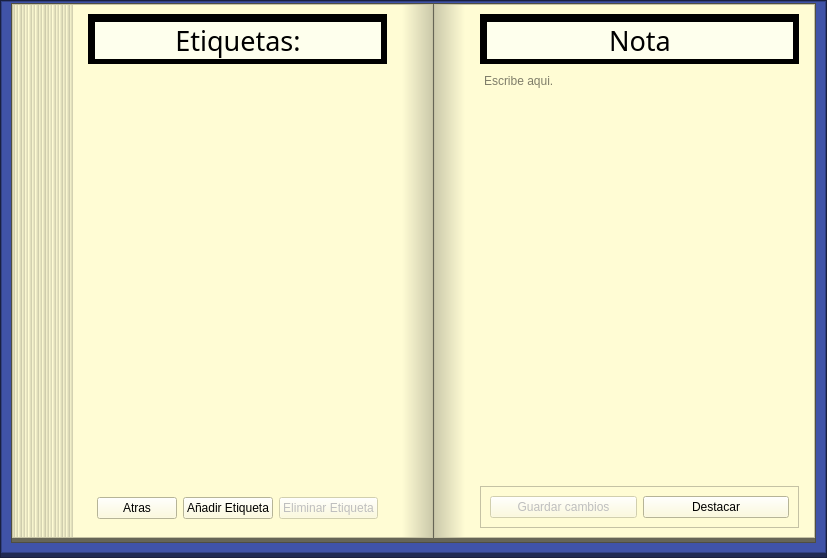
<?xml version="1.0" encoding="UTF-8"?>
<ui version="4.0">
 <class>WNota</class>
 <widget class="QWidget" name="WNota">
  <property name="geometry">
   <rect>
    <x>0</x>
    <y>0</y>
    <width>827</width>
    <height>558</height>
   </rect>
  </property>
  <property name="windowTitle">
   <string>Form</string>
  </property>
  <layout class="QVBoxLayout" name="verticalLayout">
   <property name="spacing">
    <number>0</number>
   </property>
   <property name="leftMargin">
    <number>0</number>
   </property>
   <property name="topMargin">
    <number>0</number>
   </property>
   <property name="rightMargin">
    <number>0</number>
   </property>
   <property name="bottomMargin">
    <number>0</number>
   </property>
   <item>
    <widget class="QFrame" name="frame">
     <property name="styleSheet">
      <string notr="true">background-color: rgb(32, 42, 84);</string>
     </property>
     <property name="frameShape">
      <enum>QFrame::StyledPanel</enum>
     </property>
     <property name="frameShadow">
      <enum>QFrame::Raised</enum>
     </property>
     <layout class="QVBoxLayout" name="verticalLayout_5">
      <property name="spacing">
       <number>0</number>
      </property>
      <property name="leftMargin">
       <number>0</number>
      </property>
      <property name="topMargin">
       <number>0</number>
      </property>
      <property name="rightMargin">
       <number>0</number>
      </property>
      <property name="bottomMargin">
       <number>4</number>
      </property>
      <item>
       <widget class="QFrame" name="frame_2">
        <property name="styleSheet">
         <string notr="true">background-color: rgb(64, 83, 168);</string>
        </property>
        <property name="frameShape">
         <enum>QFrame::StyledPanel</enum>
        </property>
        <property name="frameShadow">
         <enum>QFrame::Raised</enum>
        </property>
        <layout class="QVBoxLayout" name="verticalLayout_2">
         <property name="spacing">
          <number>2</number>
         </property>
         <property name="sizeConstraint">
          <enum>QLayout::SetNoConstraint</enum>
         </property>
         <property name="leftMargin">
          <number>9</number>
         </property>
         <property name="topMargin">
          <number>1</number>
         </property>
         <property name="rightMargin">
          <number>9</number>
         </property>
         <property name="bottomMargin">
          <number>9</number>
         </property>
         <item>
          <widget class="QFrame" name="frame_16">
           <property name="styleSheet">
            <string notr="true">background-color: rgb(102, 101, 86);</string>
           </property>
           <property name="frameShape">
            <enum>QFrame::StyledPanel</enum>
           </property>
           <property name="frameShadow">
            <enum>QFrame::Plain</enum>
           </property>
           <layout class="QHBoxLayout" name="horizontalLayout_4">
            <property name="spacing">
             <number>1</number>
            </property>
            <property name="leftMargin">
             <number>0</number>
            </property>
            <property name="topMargin">
             <number>0</number>
            </property>
            <property name="rightMargin">
             <number>0</number>
            </property>
            <property name="bottomMargin">
             <number>4</number>
            </property>
            <item>
             <widget class="QFrame" name="frame_3">
              <property name="styleSheet">
               <string notr="true">background-color: rgb(255, 252, 212);</string>
              </property>
              <property name="frameShape">
               <enum>QFrame::StyledPanel</enum>
              </property>
              <property name="frameShadow">
               <enum>QFrame::Raised</enum>
              </property>
              <layout class="QHBoxLayout" name="horizontalLayout_3">
               <property name="leftMargin">
                <number>0</number>
               </property>
               <property name="topMargin">
                <number>0</number>
               </property>
               <property name="rightMargin">
                <number>0</number>
               </property>
               <property name="bottomMargin">
                <number>0</number>
               </property>
               <item>
                <widget class="QFrame" name="frame_11">
                 <property name="minimumSize">
                  <size>
                   <width>0</width>
                   <height>0</height>
                  </size>
                 </property>
                 <property name="styleSheet">
                  <string notr="true">background-color: qlineargradient(spread:repeat,   x1:0.943, y1:1, x2:1, y2:1, stop:0 rgba(255, 252, 212, 255), stop:1 rgba(204, 202, 171, 255));</string>
                 </property>
                 <property name="frameShape">
                  <enum>QFrame::NoFrame</enum>
                 </property>
                 <property name="frameShadow">
                  <enum>QFrame::Raised</enum>
                 </property>
                 <layout class="QVBoxLayout" name="verticalLayout_18">
                  <property name="spacing">
                   <number>0</number>
                  </property>
                  <property name="leftMargin">
                   <number>60</number>
                  </property>
                  <property name="topMargin">
                   <number>0</number>
                  </property>
                  <property name="rightMargin">
                   <number>0</number>
                  </property>
                  <property name="bottomMargin">
                   <number>0</number>
                  </property>
                 </layout>
                </widget>
               </item>
               <item>
                <widget class="QFrame" name="frame_6">
                 <property name="styleSheet">
                  <string notr="true">background-color: rgb(255, 252, 212);</string>
                 </property>
                 <property name="frameShape">
                  <enum>QFrame::NoFrame</enum>
                 </property>
                 <property name="frameShadow">
                  <enum>QFrame::Raised</enum>
                 </property>
                 <layout class="QVBoxLayout" name="verticalLayout_7">
                  <item>
                   <widget class="QFrame" name="frame_8">
                    <property name="minimumSize">
                     <size>
                      <width>0</width>
                      <height>40</height>
                     </size>
                    </property>
                    <property name="styleSheet">
                     <string notr="true">background-color: rgb(0, 0, 0);</string>
                    </property>
                    <property name="frameShape">
                     <enum>QFrame::StyledPanel</enum>
                    </property>
                    <property name="frameShadow">
                     <enum>QFrame::Raised</enum>
                    </property>
                    <layout class="QVBoxLayout" name="verticalLayout_8">
                     <property name="spacing">
                      <number>5</number>
                     </property>
                     <property name="leftMargin">
                      <number>6</number>
                     </property>
                     <property name="topMargin">
                      <number>7</number>
                     </property>
                     <property name="rightMargin">
                      <number>5</number>
                     </property>
                     <property name="bottomMargin">
                      <number>4</number>
                     </property>
                     <item>
                      <widget class="QLabel" name="labelEtiquetas">
                       <property name="font">
                        <font>
                         <family>Lucida Handwriting</family>
                         <pointsize>20</pointsize>
                         <weight>50</weight>
                         <italic>false</italic>
                         <bold>false</bold>
                        </font>
                       </property>
                       <property name="styleSheet">
                        <string notr="true">font: 20pt &quot;Lucida Handwriting&quot;;
background-color: rgb(254, 255, 237);</string>
                       </property>
                       <property name="text">
                        <string>Etiquetas:</string>
                       </property>
                       <property name="alignment">
                        <set>Qt::AlignCenter</set>
                       </property>
                      </widget>
                     </item>
                    </layout>
                   </widget>
                  </item>
                  <item>
                   <widget class="QListView" name="listViewEtiquetas">
                    <property name="styleSheet">
                     <string notr="true">font: 16pt &quot;Lucida Handwriting&quot;;</string>
                    </property>
                    <property name="frameShape">
                     <enum>QFrame::NoFrame</enum>
                    </property>
                    <property name="flow">
                     <enum>QListView::TopToBottom</enum>
                    </property>
                    <property name="viewMode">
                     <enum>QListView::IconMode</enum>
                    </property>
                    <property name="itemAlignment">
                     <set>Qt::AlignCenter</set>
                    </property>
                   </widget>
                  </item>
                  <item>
                   <widget class="QFrame" name="frame_5">
                    <property name="frameShape">
                     <enum>QFrame::NoFrame</enum>
                    </property>
                    <property name="frameShadow">
                     <enum>QFrame::Raised</enum>
                    </property>
                    <layout class="QGridLayout" name="gridLayout">
                     <item row="0" column="2">
                      <widget class="QPushButton" name="pushButtonEliminarEtiqueta">
                       <property name="enabled">
                        <bool>false</bool>
                       </property>
                       <property name="text">
                        <string>Eliminar Etiqueta</string>
                       </property>
                      </widget>
                     </item>
                     <item row="0" column="0">
                      <widget class="QPushButton" name="pushButtonRegresar">
                       <property name="text">
                        <string>Atras</string>
                       </property>
                      </widget>
                     </item>
                     <item row="0" column="1">
                      <widget class="QPushButton" name="pushButtonagregarEtiqueta">
                       <property name="enabled">
                        <bool>true</bool>
                       </property>
                       <property name="text">
                        <string>Añadir Etiqueta</string>
                       </property>
                      </widget>
                     </item>
                    </layout>
                   </widget>
                  </item>
                 </layout>
                </widget>
               </item>
               <item>
                <widget class="QFrame" name="frame_15">
                 <property name="minimumSize">
                  <size>
                   <width>30</width>
                   <height>0</height>
                  </size>
                 </property>
                 <property name="styleSheet">
                  <string notr="true">background-color: qlineargradient(spread:pad, x1:0, y1:1, x2:1, y2:1, stop:0 rgba(255, 252, 212, 255), stop:1 rgba(204, 202, 171, 255));</string>
                 </property>
                 <property name="frameShape">
                  <enum>QFrame::NoFrame</enum>
                 </property>
                 <property name="frameShadow">
                  <enum>QFrame::Raised</enum>
                 </property>
                </widget>
               </item>
              </layout>
             </widget>
            </item>
            <item>
             <widget class="QFrame" name="frame_4">
              <property name="minimumSize">
               <size>
                <width>0</width>
                <height>0</height>
               </size>
              </property>
              <property name="styleSheet">
               <string notr="true">background-color: rgb(255, 252, 212);</string>
              </property>
              <property name="frameShape">
               <enum>QFrame::StyledPanel</enum>
              </property>
              <property name="frameShadow">
               <enum>QFrame::Raised</enum>
              </property>
              <property name="lineWidth">
               <number>0</number>
              </property>
              <layout class="QHBoxLayout" name="horizontalLayout_2">
               <property name="leftMargin">
                <number>0</number>
               </property>
               <property name="topMargin">
                <number>0</number>
               </property>
               <property name="rightMargin">
                <number>0</number>
               </property>
               <property name="bottomMargin">
                <number>0</number>
               </property>
               <item>
                <widget class="QFrame" name="frame_12">
                 <property name="sizePolicy">
                  <sizepolicy hsizetype="MinimumExpanding" vsizetype="Preferred">
                   <horstretch>0</horstretch>
                   <verstretch>0</verstretch>
                  </sizepolicy>
                 </property>
                 <property name="minimumSize">
                  <size>
                   <width>30</width>
                   <height>0</height>
                  </size>
                 </property>
                 <property name="maximumSize">
                  <size>
                   <width>0</width>
                   <height>16777215</height>
                  </size>
                 </property>
                 <property name="styleSheet">
                  <string notr="true">background-color: qlineargradient(spread:pad, x1:0, y1:1, x2:1, y2:1, stop:0 rgba(204, 202, 171, 255), stop:1 rgba(255, 252, 212, 255));</string>
                 </property>
                 <property name="frameShape">
                  <enum>QFrame::NoFrame</enum>
                 </property>
                 <property name="frameShadow">
                  <enum>QFrame::Raised</enum>
                 </property>
                </widget>
               </item>
               <item>
                <widget class="QFrame" name="frame_9">
                 <property name="sizePolicy">
                  <sizepolicy hsizetype="Expanding" vsizetype="Expanding">
                   <horstretch>0</horstretch>
                   <verstretch>0</verstretch>
                  </sizepolicy>
                 </property>
                 <property name="minimumSize">
                  <size>
                   <width>189</width>
                   <height>0</height>
                  </size>
                 </property>
                 <property name="styleSheet">
                  <string notr="true">background-color: rgb(255, 252, 212);</string>
                 </property>
                 <property name="frameShape">
                  <enum>QFrame::NoFrame</enum>
                 </property>
                 <property name="frameShadow">
                  <enum>QFrame::Raised</enum>
                 </property>
                 <layout class="QVBoxLayout" name="verticalLayout_11">
                  <item>
                   <widget class="QFrame" name="frame_13">
                    <property name="minimumSize">
                     <size>
                      <width>0</width>
                      <height>40</height>
                     </size>
                    </property>
                    <property name="styleSheet">
                     <string notr="true">background-color: rgb(0, 0, 0);</string>
                    </property>
                    <property name="frameShape">
                     <enum>QFrame::StyledPanel</enum>
                    </property>
                    <property name="frameShadow">
                     <enum>QFrame::Raised</enum>
                    </property>
                    <layout class="QVBoxLayout" name="verticalLayout_9">
                     <property name="spacing">
                      <number>5</number>
                     </property>
                     <property name="leftMargin">
                      <number>6</number>
                     </property>
                     <property name="topMargin">
                      <number>7</number>
                     </property>
                     <property name="rightMargin">
                      <number>5</number>
                     </property>
                     <property name="bottomMargin">
                      <number>4</number>
                     </property>
                     <item>
                      <widget class="QLabel" name="labelNota">
                       <property name="font">
                        <font>
                         <family>Lucida Handwriting</family>
                         <pointsize>20</pointsize>
                         <weight>50</weight>
                         <italic>false</italic>
                         <bold>false</bold>
                        </font>
                       </property>
                       <property name="styleSheet">
                        <string notr="true">font: 20pt &quot;Lucida Handwriting&quot;;
background-color: rgb(254, 255, 237);</string>
                       </property>
                       <property name="text">
                        <string>Nota</string>
                       </property>
                       <property name="alignment">
                        <set>Qt::AlignCenter</set>
                       </property>
                      </widget>
                     </item>
                    </layout>
                   </widget>
                  </item>
                  <item>
                   <widget class="QPlainTextEdit" name="plainTextEditContenido">
                    <property name="styleSheet">
                     <string notr="true">font: 16pt &quot;Lucida Handwriting&quot;;</string>
                    </property>
                    <property name="frameShape">
                     <enum>QFrame::NoFrame</enum>
                    </property>
                    <property name="placeholderText">
                     <string>Escribe aqui.</string>
                    </property>
                   </widget>
                  </item>
                  <item>
                   <widget class="QFrame" name="frame_7">
                    <property name="frameShape">
                     <enum>QFrame::StyledPanel</enum>
                    </property>
                    <property name="frameShadow">
                     <enum>QFrame::Raised</enum>
                    </property>
                    <layout class="QHBoxLayout" name="horizontalLayout">
                     <item>
                      <widget class="QPushButton" name="pushButtonGuardar">
                       <property name="enabled">
                        <bool>false</bool>
                       </property>
                       <property name="text">
                        <string>Guardar cambios</string>
                       </property>
                      </widget>
                     </item>
                     <item>
                      <widget class="QPushButton" name="pushButtonDestacar">
                       <property name="text">
                        <string>Destacar</string>
                       </property>
                      </widget>
                     </item>
                    </layout>
                   </widget>
                  </item>
                 </layout>
                 <zorder>plainTextEditContenido</zorder>
                 <zorder>frame_13</zorder>
                 <zorder>frame_7</zorder>
                </widget>
               </item>
               <item>
                <widget class="QFrame" name="frame_10">
                 <property name="minimumSize">
                  <size>
                   <width>0</width>
                   <height>0</height>
                  </size>
                 </property>
                 <property name="styleSheet">
                  <string notr="true">background-color: rgb(255, 252, 212);
background-color: qlineargradient(spread:repeat,  x1:0.25, y1:0.409, x2:0.624, y2:0.409, stop:0 rgba(204, 202, 171, 255), stop:1 rgba(255, 252, 212, 255));</string>
                 </property>
                 <property name="frameShape">
                  <enum>QFrame::NoFrame</enum>
                 </property>
                 <property name="frameShadow">
                  <enum>QFrame::Raised</enum>
                 </property>
                 <layout class="QVBoxLayout" name="verticalLayout_3">
                  <property name="leftMargin">
                   <number>0</number>
                  </property>
                  <property name="rightMargin">
                   <number>0</number>
                  </property>
                 </layout>
                </widget>
               </item>
              </layout>
             </widget>
            </item>
           </layout>
          </widget>
         </item>
        </layout>
       </widget>
      </item>
     </layout>
    </widget>
   </item>
  </layout>
 </widget>
 <resources/>
 <connections/>
</ui>
